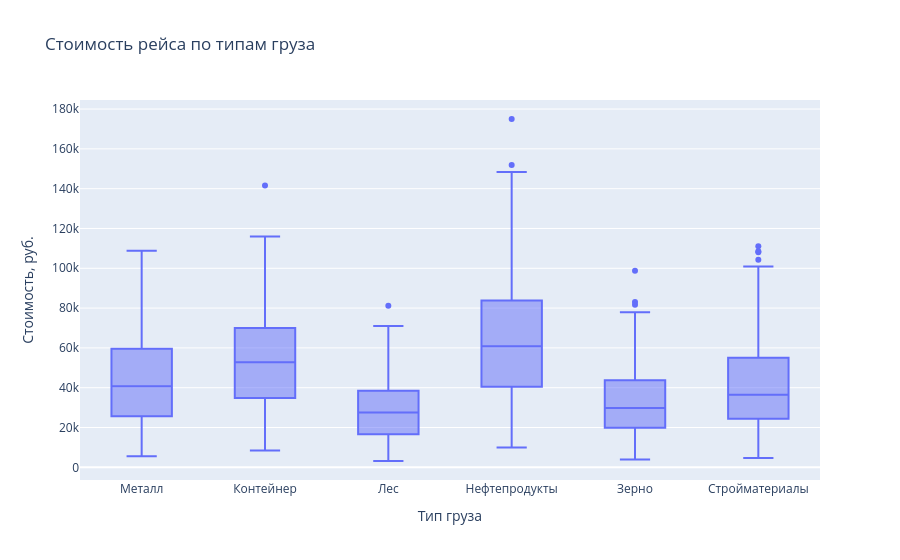

The cell this chart's notebook holds for it:
### Code cell
# 4)
fig = px.box(df, x="cargo_type", y="cost_rub",
                 title="Cтоимость рейса по типам груза",
                 labels={"cost_rub": "Стоимость, руб.",
                         "cargo_type": "Тип груза"})
fig.show()
# Интерактивный "ящик" удобнее статичного тем, 
# что при наведении курсора мышки на любую часть графика всплывает подсказка с точными цифрами.
# Это избавляет от необходимости всматриваться в мелкую шкалу осей.

### Figure 1 — Plotly figure (JSON) as saved in the notebook; plotly's stock layout.template omitted (floating-point values rounded to 4 significant figures; data arrays with more than 128 entries replaced by an {"elided": "..."} marker saying what was removed)
{"data": [{"alignmentgroup": "True", "hovertemplate": "Тип груза=%{x}<br>Стоимость, руб.=%{y}<extra></extra>", "legendgroup": "", "marker": {"color": "#636efa"}, "name": "", "notched": false, "offsetgroup": "", "orientation": "v", "showlegend": false, "type": "box", "x": {"elided": "910 str values"}, "x0": " ", "xaxis": "x", "y": {"elided": "910 int values"}, "y0": " ", "yaxis": "y"}], "layout": {"boxmode": "group", "legend": {"tracegroupgap": 0}, "title": {"text": "Cтоимость рейса по типам груза"}, "xaxis": {"anchor": "y", "domain": [0, 1], "title": {"text": "Тип груза"}}, "yaxis": {"anchor": "x", "domain": [0, 1], "title": {"text": "Стоимость, руб."}}}}
